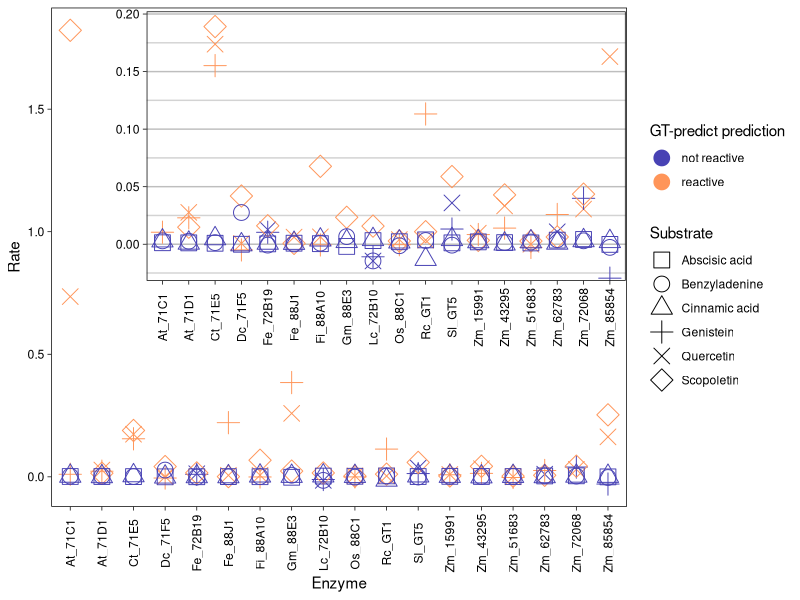

This figure's R source:
#!/usr/bin/env Rscript
suppressPackageStartupMessages(library("data.table")) # fifelse
library("ggplot2")
library("reshape2")
library("pROC")
suppressPackageStartupMessages(library("here"))
setwd(paste0(here(), "/data/Fatemeh_eval"))

experimental <- read.table('all-experimental.tsv')
gtpredict <- read.table('all-gtpredict.csv')
experimental <- experimental[,c(17,29,26,5,13,31)]
colnames(experimental) <- colnames(gtpredict)
experimental <- experimental[ order(row.names(experimental)), ]
toplot <- melt(as.matrix(experimental))
colnames(toplot) <- c('enzyme', 'substrate', 'experimental')
melted <- melt(as.matrix(gtpredict))
toplot$gtpredict <- as.character(melted$value)
toplot$substrate <- as.character(toplot$substrate)

# prettier naming for plot
toplot$substrate = sub('_', ' ', toplot$substrate)
toplot$gtpredict = fifelse(toplot$gtpredict=="Yes", "reactive", "not reactive")

p = ggplot(toplot, aes(x=enzyme, y=experimental)) +
  geom_point(aes(color=gtpredict, shape=substrate), size=5) +
  theme_linedraw() + 
  theme(
        panel.grid.major = element_blank(),
        panel.grid.minor = element_blank(),
        axis.text.x = element_text(angle=90, vjust=0.5),
        ) +
  xlab("Enzyme") + ylab("Rate") + 
  # colors made with http://medialab.github.io/iwanthue/ selecting two colors with colorblind friendly and hard (force vector)
  scale_color_manual(values=c("#4842b4", "#ff9559")) + 
  # scale_stroke_manual(values=c(1, 1.5)) + 
  scale_shape_manual(values=0:5) + 
  labs(color="GT-predict prediction", shape="Substrate")

insetp = p +
    guides(color="none", shape="none") +
    scale_y_continuous(limits=c(min(toplot$experimental), 0.2), expand=c(0.01,0)) +
    theme(axis.title=element_blank(),
        panel.grid.major.y=element_line(color="gray"),
        panel.grid.minor.y=element_line(color="lightgray"))

p2 = p + annotation_custom(ggplotGrob(insetp), xmin=2.2, xmax=18.8, ymin=0.5, ymax=1.93)
ggsave("GTPredict-evaluation.pdf", p2)

toplot$pred = fifelse(toplot$gtpredict=="reactive", 1, 0)
cat("cor =", cor(toplot$pred, toplot$experimental), end='\n')
cat("auc =", auc(roc(toplot$pred, toplot$experimental)), end='\n')

